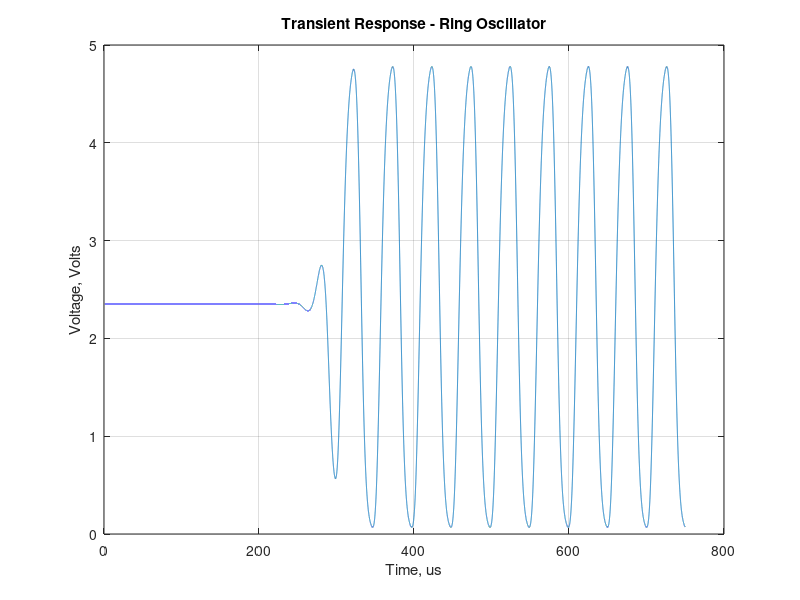

This figure's MATLAB source:
%% Number 3
%   Author: Derek Haas
%   Date: 10-28-18
%

close all;

%% Plot ring oscillator transient response

data = csvread('ringOscillator_20k.CSV');
time = data(:, 1);
Vout = data(:, 2);

figure(1);

plot(time * 10e5, Vout);
title('Transient Response - Ring Oscillator');
xlabel('Time, us')
ylabel('Voltage, Volts');
grid on;
